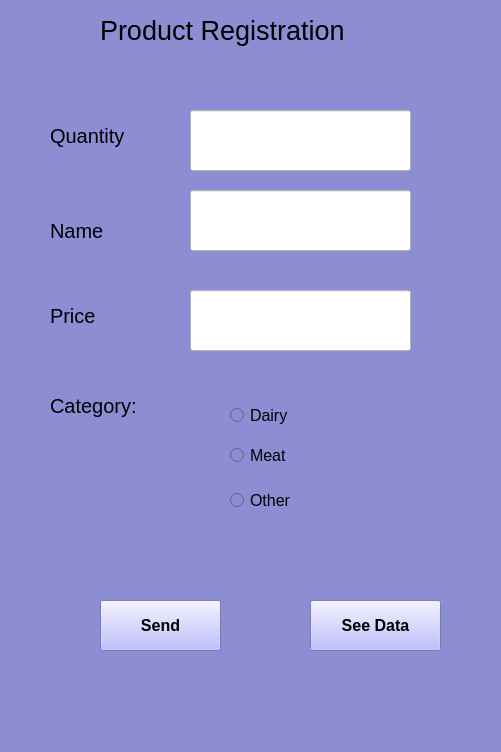
<?xml version="1.0" encoding="UTF-8"?>
<ui version="4.0">
 <class>MainWindow</class>
 <widget class="QMainWindow" name="MainWindow">
  <property name="windowModality">
   <enum>Qt::NonModal</enum>
  </property>
  <property name="geometry">
   <rect>
    <x>0</x>
    <y>0</y>
    <width>501</width>
    <height>752</height>
   </rect>
  </property>
  <property name="minimumSize">
   <size>
    <width>501</width>
    <height>752</height>
   </size>
  </property>
  <property name="maximumSize">
   <size>
    <width>501</width>
    <height>752</height>
   </size>
  </property>
  <property name="windowTitle">
   <string>MainWindow</string>
  </property>
  <property name="windowOpacity">
   <double>1.000000000000000</double>
  </property>
  <property name="styleSheet">
   <string notr="true">background-color: rgb(141, 141, 211);</string>
  </property>
  <widget class="QWidget" name="centralwidget">
   <widget class="QLabel" name="label">
    <property name="geometry">
     <rect>
      <x>100</x>
      <y>-30</y>
      <width>461</width>
      <height>121</height>
     </rect>
    </property>
    <property name="font">
     <font>
      <pointsize>20</pointsize>
     </font>
    </property>
    <property name="frameShape">
     <enum>QFrame::NoFrame</enum>
    </property>
    <property name="frameShadow">
     <enum>QFrame::Plain</enum>
    </property>
    <property name="lineWidth">
     <number>1</number>
    </property>
    <property name="text">
     <string>Product Registration</string>
    </property>
   </widget>
   <widget class="QLabel" name="label_2">
    <property name="geometry">
     <rect>
      <x>50</x>
      <y>110</y>
      <width>111</width>
      <height>51</height>
     </rect>
    </property>
    <property name="font">
     <font>
      <pointsize>15</pointsize>
     </font>
    </property>
    <property name="text">
     <string>Quantity</string>
    </property>
   </widget>
   <widget class="QLabel" name="label_3">
    <property name="geometry">
     <rect>
      <x>50</x>
      <y>200</y>
      <width>131</width>
      <height>61</height>
     </rect>
    </property>
    <property name="font">
     <font>
      <pointsize>15</pointsize>
     </font>
    </property>
    <property name="text">
     <string>Name</string>
    </property>
   </widget>
   <widget class="QLabel" name="label_4">
    <property name="geometry">
     <rect>
      <x>50</x>
      <y>290</y>
      <width>111</width>
      <height>51</height>
     </rect>
    </property>
    <property name="font">
     <font>
      <pointsize>15</pointsize>
     </font>
    </property>
    <property name="text">
     <string>Price</string>
    </property>
   </widget>
   <widget class="QLineEdit" name="lineEdit">
    <property name="geometry">
     <rect>
      <x>190</x>
      <y>110</y>
      <width>221</width>
      <height>61</height>
     </rect>
    </property>
    <property name="styleSheet">
     <string notr="true">background-color: rgb(255, 255, 255);</string>
    </property>
   </widget>
   <widget class="QLineEdit" name="lineEdit_2">
    <property name="geometry">
     <rect>
      <x>190</x>
      <y>190</y>
      <width>221</width>
      <height>61</height>
     </rect>
    </property>
    <property name="styleSheet">
     <string notr="true">background-color: rgb(255, 255, 255);</string>
    </property>
   </widget>
   <widget class="QLineEdit" name="lineEdit_3">
    <property name="geometry">
     <rect>
      <x>190</x>
      <y>290</y>
      <width>221</width>
      <height>61</height>
     </rect>
    </property>
    <property name="styleSheet">
     <string notr="true">background-color: rgb(255, 255, 255);</string>
    </property>
   </widget>
   <widget class="QRadioButton" name="radioButton">
    <property name="geometry">
     <rect>
      <x>230</x>
      <y>440</y>
      <width>131</width>
      <height>31</height>
     </rect>
    </property>
    <property name="font">
     <font>
      <pointsize>12</pointsize>
     </font>
    </property>
    <property name="text">
     <string>Meat</string>
    </property>
   </widget>
   <widget class="QRadioButton" name="radioButton_2">
    <property name="geometry">
     <rect>
      <x>230</x>
      <y>400</y>
      <width>131</width>
      <height>31</height>
     </rect>
    </property>
    <property name="font">
     <font>
      <pointsize>12</pointsize>
     </font>
    </property>
    <property name="text">
     <string>Dairy</string>
    </property>
   </widget>
   <widget class="QRadioButton" name="radioButton_3">
    <property name="geometry">
     <rect>
      <x>230</x>
      <y>480</y>
      <width>131</width>
      <height>41</height>
     </rect>
    </property>
    <property name="font">
     <font>
      <pointsize>12</pointsize>
     </font>
    </property>
    <property name="text">
     <string>Other</string>
    </property>
    <property name="iconSize">
     <size>
      <width>20</width>
      <height>20</height>
     </size>
    </property>
   </widget>
   <widget class="QLabel" name="label_5">
    <property name="geometry">
     <rect>
      <x>50</x>
      <y>390</y>
      <width>121</width>
      <height>31</height>
     </rect>
    </property>
    <property name="font">
     <font>
      <pointsize>15</pointsize>
     </font>
    </property>
    <property name="text">
     <string>Category:</string>
    </property>
   </widget>
   <widget class="QPushButton" name="pushButton">
    <property name="geometry">
     <rect>
      <x>100</x>
      <y>600</y>
      <width>121</width>
      <height>51</height>
     </rect>
    </property>
    <property name="font">
     <font>
      <family>MS Sans Serif</family>
      <pointsize>12</pointsize>
      <weight>75</weight>
      <bold>true</bold>
     </font>
    </property>
    <property name="styleSheet">
     <string notr="true">background-color: rgb(171, 171, 255);</string>
    </property>
    <property name="text">
     <string>Send</string>
    </property>
   </widget>
   <widget class="QPushButton" name="pushButton_2">
    <property name="geometry">
     <rect>
      <x>310</x>
      <y>600</y>
      <width>131</width>
      <height>51</height>
     </rect>
    </property>
    <property name="font">
     <font>
      <family>MS Sans Serif</family>
      <pointsize>12</pointsize>
      <weight>75</weight>
      <bold>true</bold>
     </font>
    </property>
    <property name="styleSheet">
     <string notr="true">background-color: rgb(171, 171, 255);</string>
    </property>
    <property name="text">
     <string>See Data</string>
    </property>
   </widget>
  </widget>
  <widget class="QMenuBar" name="menubar">
   <property name="geometry">
    <rect>
     <x>0</x>
     <y>0</y>
     <width>501</width>
     <height>26</height>
    </rect>
   </property>
  </widget>
  <widget class="QStatusBar" name="statusbar"/>
 </widget>
 <resources/>
 <connections/>
</ui>
